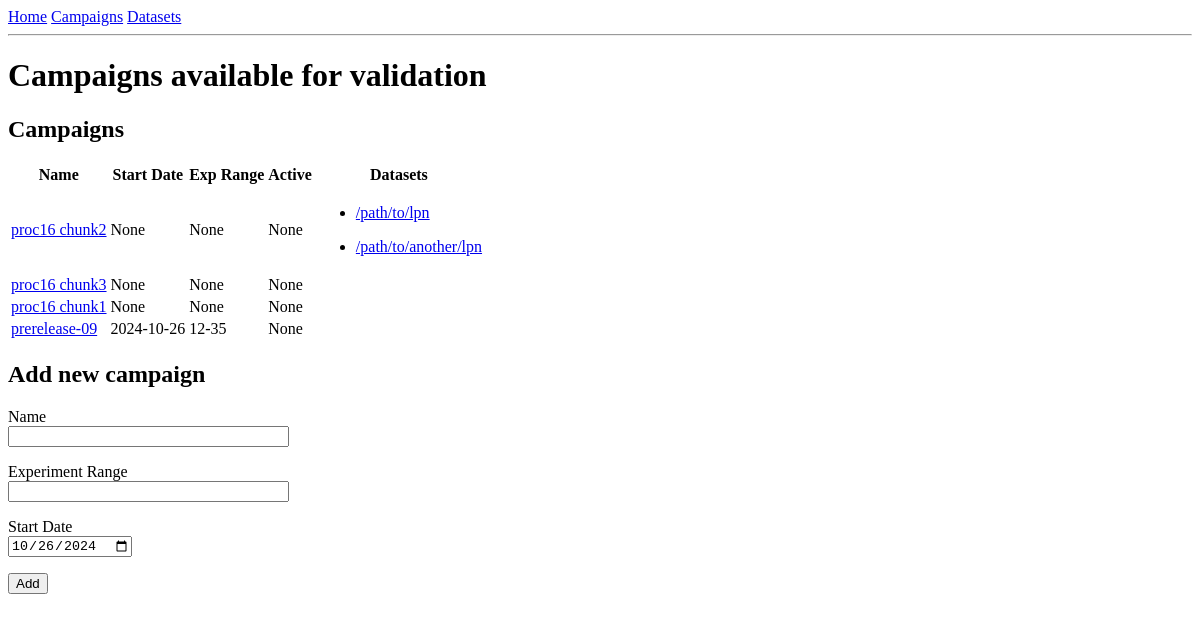
The page /campaigns on the database as committed earlier.
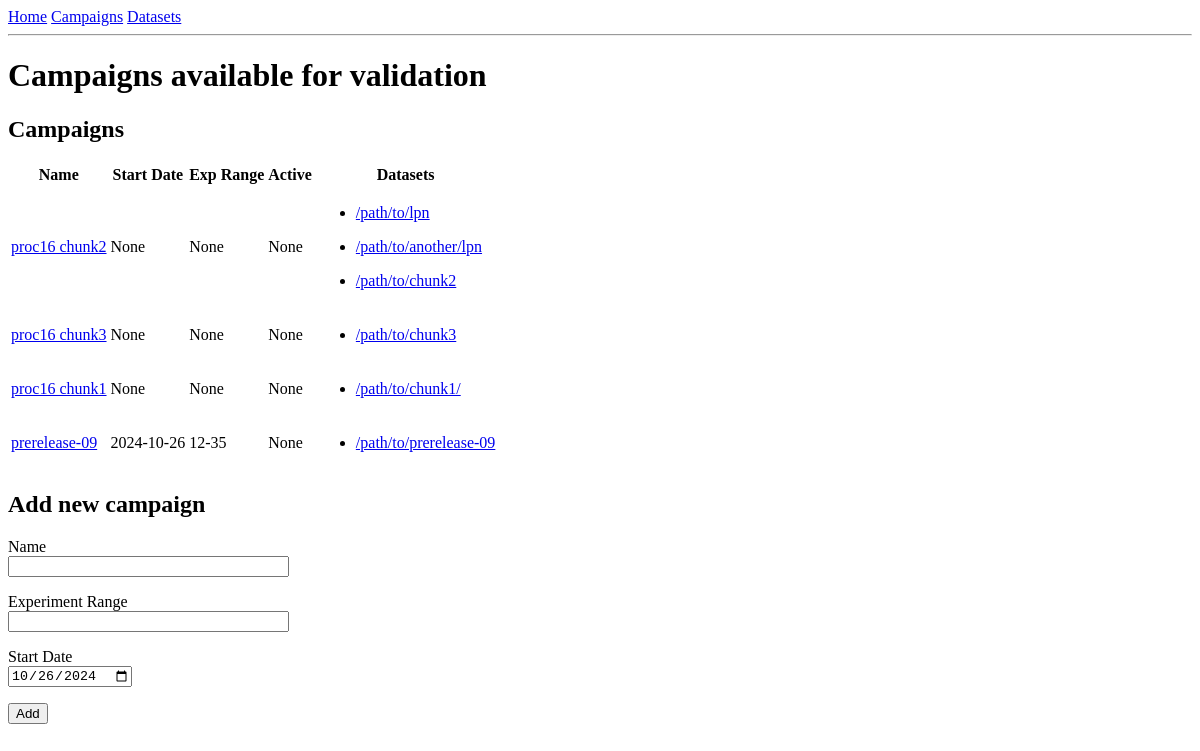
The same page on the database as committed later.
### app/models.py (models this page shows, shortened)
class Campaign(db.Model):
    __tablename__ = "Campaign"
    id = db.Column(db.Integer, primary_key=True)
    name = db.Column(db.String(20), unique = True)
    exp_range = db.Column(db.String(20))
    start_date = db.Column(db.Date, default=datetime.utcnow)
    active_campaign = db.Column(db.Boolean, default = True)
    datasets = db.relationship("Dataset", back_populates="campaign")

class Dataset(db.Model):
    __tablename__ = "Dataset"
    id = db.Column(db.Integer, primary_key = True)
    collection_lpn = db.Column(db.String(50), unique=True)
    date_added = db.Column(db.Date, default=datetime.utcnow)
    campaign_id = db.Column(db.Integer, db.ForeignKey("Campaign.id"))
    campaign = db.relationship("Campaign", back_populates='datasets')

### app/routes.py (the view)
@app.route("/campaigns/<id>")
@app.route("/campaigns", methods = ["GET", "POST"] )
def campaigns(id=None):
    form = AddCampaign()
    if form.validate_on_submit():
        campaign = models.Campaign(name=form.name.data, exp_range = form.exp_range.data, start_date=form.start_date.data)
        db.session.add(campaign)
        db.session.commit()
        flash("New campaign added")
        return redirect(url_for("campaigns"))
    if id:
        campaigns = models.Campaign.query.filter_by(id=id).all()
        return render_template("campaigns.html", campaigns=campaigns, form=form, campaign_group=False)
    campaigns = models.Campaign.query.all()
    return render_template("campaigns.html", campaigns=campaigns, form=form, campaign_group=True)

### app/forms.py
class AddCampaign(FlaskForm):
    name = StringField('Name', validators=[DataRequired()])
    exp_range = StringField('Experiment Range', validators=[DataRequired()])
    start_date = DateField('Start Date', default=datetime.utcnow )
    submit = SubmitField('Add')

### app/templates/campaigns.html (shortened to what this page needs)
{% extends "base.html" %}
{% block content %}
    <h1>Campaigns available for validation</h1>
   {% include "tables/campaign_table.html" %}
   {% if campaign_group %}
    <h2>Add new campaign</h2>
    <form action="" method="POST" novalidate>
        <p>
            {{ form.name.label }}<br>
            {{ form.name(size=32) }}<br>
        </p>
        <p>
            {{ form.exp_range.label }}<br>
            {{ form.exp_range(size=32) }}<br>
        </p>
        <p>
            {{ form.start_date.label }}<br>
            {{ form.start_date(size=32) }}<br>
            </p>
        <p>{{ form.submit() }}</p>
    </form>
    {% endif %}
{% endblock %}

### app/templates/tables/campaign_table.html
<h2>Campaigns</h2>
<table>
    <tr>
        <th>Name</th>
        <th>Start Date</th>
        <th>Exp Range</th>
        <th>Active</th>
        <th> Datasets </th>
    </tr>
    {% for campaign in campaigns %}
    <tr class="clickable-row">
        <td>
            <a href="{{ url_for('campaigns', id=campaign.id) }}">{{ campaign.name }}</a>
        </td>
        <td>
            {{ campaign.start_date}}
        </td>
        <td>
            {{ campaign.exp_range}}
        </td>
        <td>
            {{ campaign.active_campaign}}
        </td>
        <td>
            {% for dataset in campaign.datasets%}
                <ul>
                    <li>
                        <a href= {{ url_for('datasets', id=dataset.id)}}> {{ dataset.collection_lpn }}</a>
                    </li>
                </ul>
            {% endfor %}
        </td>
    </tr>
    {%  endfor %}
</table>

Rows that differ between the two databases and show on the page:
added Dataset: collection_lpn "/path/to/chunk2", shown under Campaign "proc16 chunk2"
added Dataset: collection_lpn "/path/to/chunk3", shown under Campaign "proc16 chunk3"
added Dataset: collection_lpn "/path/to/chunk1/", shown under Campaign "proc16 chunk1"
added Dataset: collection_lpn "/path/to/prerelease-09", shown under Campaign "prerelease-09"
